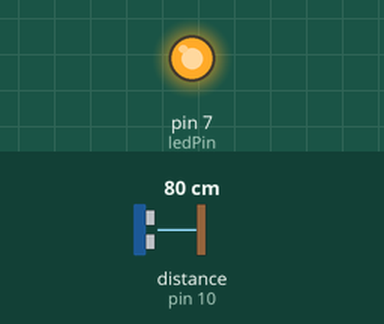
This sketch was run on a simulated Arduino Uno, built with avr-gcc and run on an emulated ATmega328P. On the bench: output pins drawn as LEDs (lit = HIGH). Wiring (inferred from the names in the program): ultrasonic range finder: trigger pin 9; echo pin 10. Inputs (shaded band) come from the test bench; at power-on: distance to the obstacle (sensor on pin 10) 80 cm. The echo pulse lasts 58.3 µs per cm; pins used as bus, display or sensor lines are not drawn; what the sketch prints to the serial monitor is not drawn.

Above: at 0.6 s.
At 6.3 s:
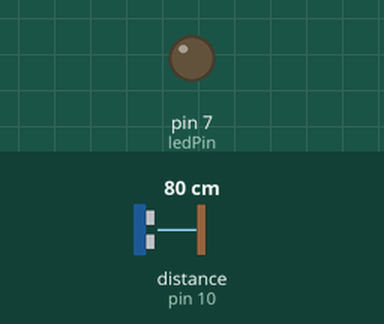
Timing chart, 0 to 10.1 s (numbered marks = the images above):
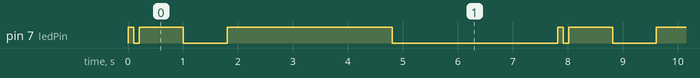

Measured:
- by itself, pin 7 (ledPin): repeats every 7.8 s: LOW 0.10 s, HIGH 0.80 s, LOW 0.80 s, HIGH 3.0 s, LOW 3.0 s, HIGH 0.10 s
- by itself, everything shown: repeats every 7.8 s, in 6 steps

The sketch:

test1.ino
```cpp
const int trigPin = 9;
const int echoPin = 10;
const int ledPin = 7;

int duration;
float distance;

void setup() {
pinMode(trigPin, OUTPUT);
pinMode(echoPin, INPUT);
pinMode (ledPin, OUTPUT);
Serial.begin(9600);
digitalWrite (ledPin, LOW);
}

void LedFlash15() {
    digitalWrite (ledPin, HIGH);
    delay (3000);
    digitalWrite (ledPin, LOW);
    delay (3000);
}

void LedFlash10() {
    digitalWrite (ledPin, HIGH);
    delay (800);
    digitalWrite (ledPin, LOW);
    delay (800);
}

void LedFlash5() {
    digitalWrite (ledPin, HIGH);
    delay (100);
    digitalWrite (ledPin, LOW);
    delay (100);
}

void LedFlash1() {
    digitalWrite (ledPin, HIGH);
    delay (10);
    digitalWrite (ledPin, LOW);
    delay (10);
}

void loop() {
digitalWrite(trigPin, LOW);
delayMicroseconds(2);
digitalWrite(trigPin, HIGH);
delayMicroseconds(10);
digitalWrite(trigPin, LOW);
duration = pulseIn(echoPin, HIGH);
//distance = duration * 0.034 / 2;
distance = 4;

    // if (distance <= 15) {
    //     Serial.println ("Someone Is Infront Of the Sensor");
    //     LedFlash15();
    //     if (distance <= 10) {
    //         Serial.println ("Someone Is Infront Of the Sensor");
    //         LedFlash10();
    //         if (distance <= 5) {
    //             Serial.println ("Someone Is Infront Of the Sensor");
    //             LedFlash5();
    //             if (distance <= 1) {
    //                 Serial.println ("Someone Is Infront Of the Sensor");
    //                 LedFlash1();
    //             }
    //         }
    //     }
    // }
    if (distance <= 1) {
        //Serial.println ("Someone Is Infront Of the Sensor");
        LedFlash1();
    }
    if (distance <= 5) {
        //Serial.println ("Someone Is Infront Of the Sensor");
        LedFlash5();
    }
    if (distance <= 10) {
        //Serial.println ("Someone Is Infront Of the Sensor");
        LedFlash10();
    }
    if (distance <= 15) {
        //Serial.println ("Someone Is Infront Of the Sensor");
        LedFlash15();
    }
    else {
        //Serial.println ("Nobody Is Infront Of the Sensor");
        digitalWrite(ledPin, LOW);
    }
Serial.println(distance);
}
```
